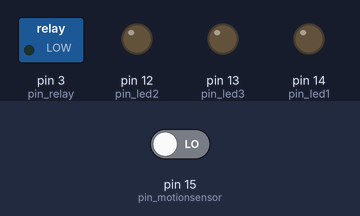
A sketch run on a simulated Arduino Uno, built with avr-gcc and run on an emulated ATmega328P. Parts: switched loads named in the sketch (green lamp = pin HIGH), output pins drawn as LEDs (lit = HIGH). The test bench sets the inputs (shaded band); at power-on: pin 15 (pin_motionsensor) LOW.

Above: at 1.2 s.
1.3 s: pin 15 (pin_motionsensor) driven HIGH
At 1.9 s:
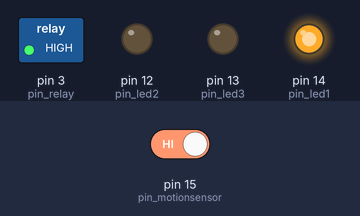
Timing chart, 0 to 4.3 s (numbered marks = the images above; inputs shaded):
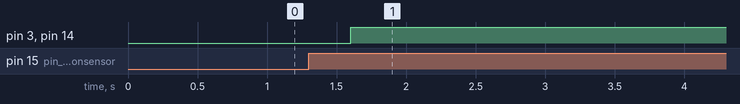

The sketch:

feb20_motionrelay.ino
```cpp
// Your sketch must #include this library, and the Wire library.
// (Wire is a standard library included with Arduino.):

#include <SFE_BMP180.h>
#include <Wire.h>

// You will need to create an SFE_BMP180 object, here called "pressure":

SFE_BMP180 pressure;

#define ALTITUDE 1655.0 // Altitude of SparkFun's HQ in Boulder, CO. in meters

int pin_led1 = 14;
int pin_led2 = 12;
int pin_led3 = 13;
int pin_relay = 3; //rx
int pin_motionsensor = 15;//d8
int pin_motionsensor_state = 0;
int pin_relay_lifetime = 0;
int loop_interval_ms = 200;
int TRIGGERED_LIFETIME = 50; // "loops"
double temp_state = 0;
double temp_target = 22.2; // celcius
double temp_target_min = 12.77; // celcius
int temp_target_motion_lifetime_sec = 3600; // target temp when motion sensed
int temp_target_min_lifetime_sec = 300; // minimum temp
int counter =  0;
bool relay_high = false;

void setup()
{
  // init pins
  pinMode(pin_motionsensor, INPUT_PULLUP);
  pinMode(pin_relay, OUTPUT);
  pinMode(pin_led1, OUTPUT);
  pinMode(pin_led2, OUTPUT);
  pinMode(pin_led3, OUTPUT);


  //Serial.begin(9600);
  ///Serial.println("REBOOT");
}

void color_led(int state)
{
  digitalWrite(pin_led1, state == 1 || state == 3);
  digitalWrite(pin_led2, state == 0 || state == 3);
}

void relay_trigger_loop()
{
    // set relay switch to close
    if(pin_relay_lifetime > 0)
    {

      if(!relay_high)
      {
        color_led(1);
        relay_high = true;
        digitalWrite(pin_relay, HIGH);
      }
      pin_relay_lifetime--;
    }
    else {


      // read from motion sensor
      pin_motionsensor_state = digitalRead(pin_motionsensor);

      if(pin_motionsensor_state)
      {
        static long countlast = 1;

        // motion detected,
        pin_relay_lifetime = TRIGGERED_LIFETIME;
        //Serial.println("trig after N(cycles):");
        //Serial.println(counter-countlast);

        countlast = counter;
      }
      else
      {


        if(relay_high) {
          color_led(2);
          digitalWrite(pin_relay, LOW);
          relay_high = false;
        }
      }


    }

  counter += 1;

}

void loop()
{

  relay_trigger_loop();

  delay(loop_interval_ms);  // Pause for
}
```

Measured:
- after the input at 1.3 s, pin 3 (pin_relay), pin 14 (pin_led1): LOW → HIGH after 0.30 s
